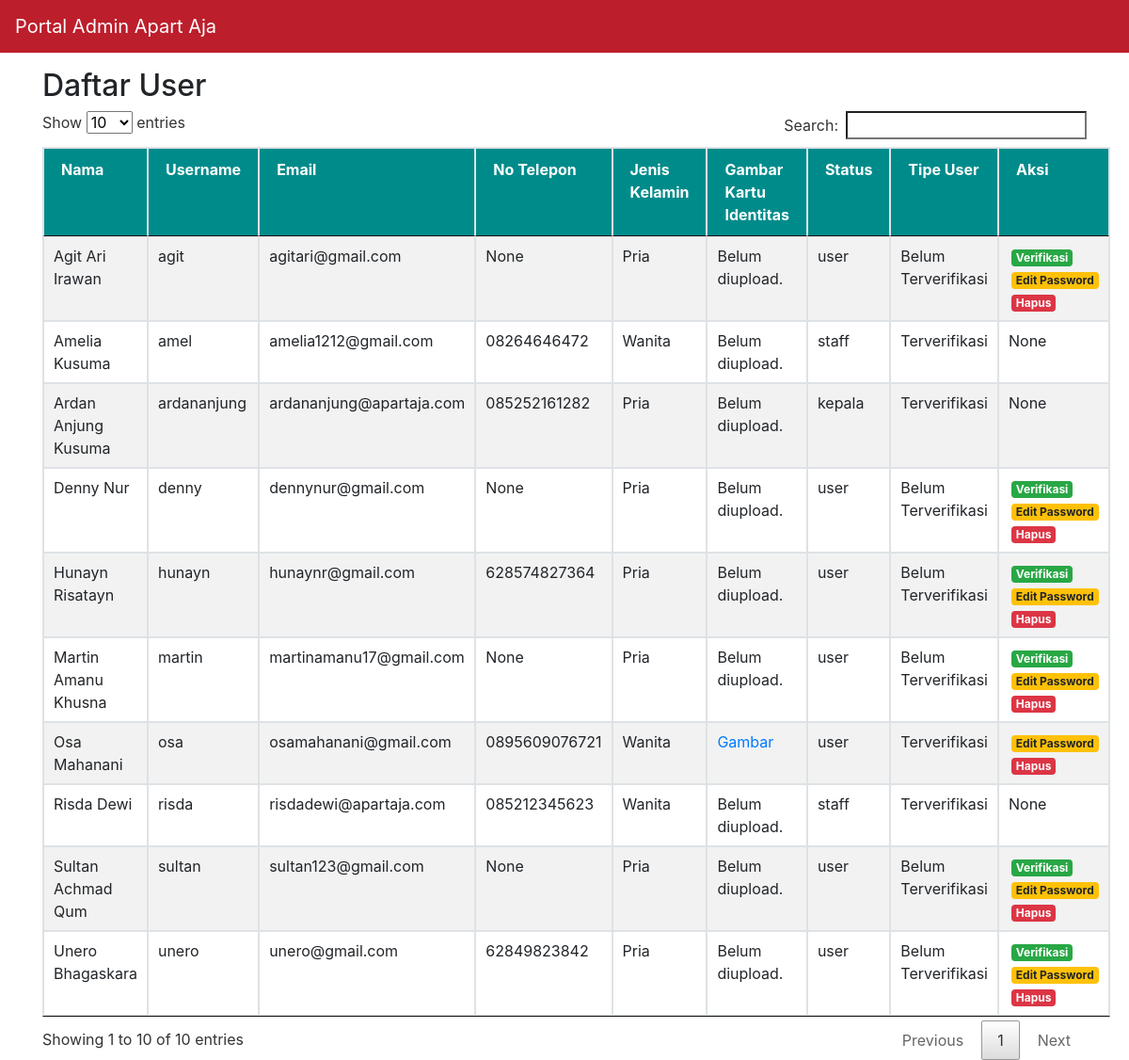
Screenshot of /index.php/admin with the database file from the repository.
### tables this page shows
CREATE TABLE `user` (
  `id_user` int(3) NOT NULL,
  `nama` varchar(20) NOT NULL,
  `alamat` varchar(20) NOT NULL,
  `no_telpon` varchar(15) NOT NULL,
  `jenis_kelamin` varchar(10) NOT NULL,
  `email` varchar(25) NOT NULL,
  `username` varchar(20) NOT NULL,
  `password` varchar(40) NOT NULL,
  `gambar_kartu_identitas` text NOT NULL,
  `status_user` varchar(20) NOT NULL DEFAULT 'Belum Terverifikasi',
  `level` varchar(10) NOT NULL DEFAULT 'user'
);

### application/controllers/Admin.php (called while the page is built, shortened)
<?php
class Admin extends CI_Controller
{
    public function __construct()
    {
        $this->load->model('user_model');
        $this->load->model('pengelola_model');
        $this->load->model('admin_model');
    }
    public function index()
    {
        $data['user'] = $this->user_model->getAllUser();
        $this->load->view('templates/header-admin');
        $this->load->view('admin/data-user', $data);
        $this->load->view('templates/footer-admin');
    }
}

### index.php (called while the page is built, shortened)
<?php
require_once BASEPATH.'core/CodeIgniter.php';

### application/models/User_model.php (called while the page is built, shortened)
<?php
class user_model extends CI_Model
{
	public function getAllUser()
	{
		$query = $this->db->query("SELECT * FROM user");
		return $query->result_array();
	}
}

### application/views/admin/data-user.php (the view, shortened to what this page needs)
<div class="container">
    <div class="row mt-3">
        <div class="col-lg-12" style="margin: 0 auto;">
            <h2>Daftar User</h2>
            <table class="table table-striped table-bordered" id="listUser">
                <thead>
                    <tr style="background-color:darkcyan;color:white;font-weight:bold">
                        <td>Nama</td>
                        <td>Username</td>
                        <td>Email</td>
                        <td>No Telepon</td>
                        <td>Jenis Kelamin</td>
                        <td>Gambar Kartu Identitas</td>
                        <td>Status</td>
                        <td>Tipe User</td>
                        <td>Aksi</td>
                    </tr>
                </thead>
                <tbody>
                    <?php
                    foreach ($user as $usr) { ?>
                        <tr>
                            <td>
                                <?= $usr['nama'] ?>
                            </td>
                            <td>
                                <?= $usr['username'] ?>
                            </td>
                            <td>
                                <?= $usr['email'] ?>
                            </td>
                            <td>
                                <?= $usr['no_telpon'] ?>
                            </td>
                            <td>
                                <?= $usr['jenis_kelamin'] ?>
                            </td>
                            <td>
                                <?php
                                if ($usr['gambar_kartu_identitas'] == "None") {
                                    echo "Belum diupload.";
                                } else {
                                ?>
                                    <a href="<?= base_url() ?>assets/img/identitas/kartu_identitas/<?= $usr['gambar_kartu_identitas'] ?>" target="_blank">Gambar</a>
                                <?php
                                }
                                ?>
                            </td>
                            <td>
                                <?= $usr['level'] ?>
                            </td>
                            <td>
                                <?= $usr['status_user'] ?>
                            </td>
                            <td>
                                <?php
                                if ($usr['level'] == "user") {
                                    if ($usr['status_user'] == "Terverifikasi" or $usr['status_user'] == "Verifikasi Ditolak") {
                                    } else {
                                ?>
                                        <a class="badge badge-success" href="<?= base_url() ?>admin/verifikasiUser/<?= $usr['id_user'] ?>">Verifikasi</a>
                                    <?php
                                    }
                                    ?>
                                    <a class="badge badge-warning" href="<?= base_url() ?>admin//<?= $usr['id_user'] ?>">Edit Password</a>
                                    <a class="badge badge-danger" href="<?= base_url() ?>admin//<?= $usr['id_user'] ?>">Hapus</a>
                                <?php
                                } else {
                                    echo "None";
                                }
                                ?>
                            </td>
                        </tr>
                    <?php
                    }
                    ?>
                </tbody>
            </table>
        </div>
    </div>
</div>

### application/views/templates/header-admin.php (style rules this page uses)
.badge { margin-left: 3px; }

### rows the page displays
user: nama "Martin Amanu Khusna", username "martin", email "martinamanu17@gmail.com", no_telpon "None", jenis_kelamin "Pria", gambar_kartu_identitas "Belum diupload.", level "user", status_user "Belum Terverifikasi"
user: nama "Ardan Anjung Kusuma", username "ardananjung", email "ardananjung@apartaja.com", no_telpon "085252161282", jenis_kelamin "Pria", gambar_kartu_identitas "Belum diupload.", level "kepala", status_user "Terverifikasi", shows "None"
user: nama "Agit Ari Irawan", username "agit", email "agitari@gmail.com", no_telpon "None", jenis_kelamin "Pria", gambar_kartu_identitas "Belum diupload.", level "user", status_user "Belum Terverifikasi"
user: nama "Hunayn Risatayn", username "hunayn", email "hunaynr@gmail.com", no_telpon "628574827364", jenis_kelamin "Pria", gambar_kartu_identitas "Belum diupload.", level "user", status_user "Belum Terverifikasi"
user: nama "Osa Mahanani", username "osa", email "osamahanani@gmail.com", no_telpon "0895609076721", jenis_kelamin "Wanita", level "user", status_user "Terverifikasi"
user: nama "Denny Nur", username "denny", email "dennynur@gmail.com", no_telpon "None", jenis_kelamin "Pria", gambar_kartu_identitas "Belum diupload.", level "user", status_user "Belum Terverifikasi"
user: nama "Risda Dewi", username "risda", email "risdadewi@apartaja.com", no_telpon "085212345623", jenis_kelamin "Wanita", gambar_kartu_identitas "Belum diupload.", level "staff", status_user "Terverifikasi", shows "None"
user: nama "Unero Bhagaskara", username "unero", email "unero@gmail.com", no_telpon "62849823842", jenis_kelamin "Pria", gambar_kartu_identitas "Belum diupload.", level "user", status_user "Belum Terverifikasi"
user: nama "Sultan Achmad Qum", username "sultan", email "sultan123@gmail.com", no_telpon "None", jenis_kelamin "Pria", gambar_kartu_identitas "Belum diupload.", level "user", status_user "Belum Terverifikasi"
user: nama "Amelia Kusuma", username "amel", email "amelia1212@gmail.com", no_telpon "08264646472", jenis_kelamin "Wanita", gambar_kartu_identitas "Belum diupload.", level "staff", status_user "Terverifikasi", shows "None"
